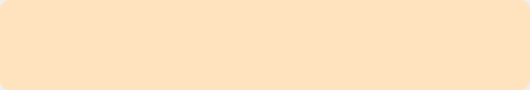
<?xml version="1.0" encoding="UTF-8"?>
<ui version="4.0">
 <class>Form</class>
 <widget class="QWidget" name="Form">
  <property name="geometry">
   <rect>
    <x>0</x>
    <y>0</y>
    <width>530</width>
    <height>90</height>
   </rect>
  </property>
  <property name="minimumSize">
   <size>
    <width>530</width>
    <height>0</height>
   </size>
  </property>
  <property name="maximumSize">
   <size>
    <width>530</width>
    <height>16777215</height>
   </size>
  </property>
  <property name="windowTitle">
   <string>Form</string>
  </property>
  <layout class="QHBoxLayout" name="horizontalLayout">
   <property name="spacing">
    <number>0</number>
   </property>
   <property name="leftMargin">
    <number>0</number>
   </property>
   <property name="topMargin">
    <number>0</number>
   </property>
   <property name="rightMargin">
    <number>0</number>
   </property>
   <property name="bottomMargin">
    <number>0</number>
   </property>
   <item>
    <widget class="QWidget" name="widget" native="true">
     <property name="minimumSize">
      <size>
       <width>530</width>
       <height>0</height>
      </size>
     </property>
     <property name="maximumSize">
      <size>
       <width>530</width>
       <height>16777215</height>
      </size>
     </property>
     <property name="styleSheet">
      <string notr="true">QWidget#widget{
	background-color:rgb(255, 227, 190);
	border-radius:10px;
}</string>
     </property>
     <layout class="QHBoxLayout" name="horizontalLayout_2" stretch="1,10,1">
      <property name="spacing">
       <number>0</number>
      </property>
      <property name="leftMargin">
       <number>0</number>
      </property>
      <property name="topMargin">
       <number>0</number>
      </property>
      <property name="rightMargin">
       <number>0</number>
      </property>
      <property name="bottomMargin">
       <number>0</number>
      </property>
      <item>
       <widget class="QWidget" name="widget_2" native="true">
        <layout class="QVBoxLayout" name="verticalLayout">
         <item>
          <widget class="QLabel" name="label">
           <property name="minimumSize">
            <size>
             <width>30</width>
             <height>30</height>
            </size>
           </property>
           <property name="maximumSize">
            <size>
             <width>30</width>
             <height>30</height>
            </size>
           </property>
           <property name="styleSheet">
            <string notr="true">border-image: url(:/icon/icon_notice_remind.png);</string>
           </property>
           <property name="text">
            <string/>
           </property>
          </widget>
         </item>
         <item>
          <spacer name="verticalSpacer">
           <property name="orientation">
            <enum>Qt::Vertical</enum>
           </property>
           <property name="sizeHint" stdset="0">
            <size>
             <width>20</width>
             <height>34</height>
            </size>
           </property>
          </spacer>
         </item>
        </layout>
       </widget>
      </item>
      <item>
       <widget class="QWidget" name="widget_3" native="true">
        <layout class="QVBoxLayout" name="verticalLayout_2">
         <item>
          <widget class="QLabel" name="l_title">
           <property name="minimumSize">
            <size>
             <width>0</width>
             <height>30</height>
            </size>
           </property>
           <property name="maximumSize">
            <size>
             <width>16777215</width>
             <height>30</height>
            </size>
           </property>
           <property name="styleSheet">
            <string notr="true">color:rgb(255, 154, 24);</string>
           </property>
           <property name="text">
            <string/>
           </property>
          </widget>
         </item>
         <item>
          <widget class="QLabel" name="l_content">
           <property name="styleSheet">
            <string notr="true">color:rgb(255, 154, 24,0.7);</string>
           </property>
           <property name="text">
            <string/>
           </property>
          </widget>
         </item>
        </layout>
       </widget>
      </item>
      <item>
       <widget class="QWidget" name="widget_4" native="true">
        <layout class="QVBoxLayout" name="verticalLayout_3">
         <item>
          <widget class="QPushButton" name="btn_close">
           <property name="minimumSize">
            <size>
             <width>32</width>
             <height>32</height>
            </size>
           </property>
           <property name="maximumSize">
            <size>
             <width>32</width>
             <height>32</height>
            </size>
           </property>
           <property name="styleSheet">
            <string notr="true">QPushButton#btn_close{
	border-image: url(:/icon/icon_notice_remind_close.png);
	color:rgba(255,255,255,200);
	border-radius:12px;
}
</string>
           </property>
           <property name="text">
            <string/>
           </property>
          </widget>
         </item>
         <item>
          <spacer name="verticalSpacer_2">
           <property name="orientation">
            <enum>Qt::Vertical</enum>
           </property>
           <property name="sizeHint" stdset="0">
            <size>
             <width>20</width>
             <height>32</height>
            </size>
           </property>
          </spacer>
         </item>
        </layout>
       </widget>
      </item>
     </layout>
    </widget>
   </item>
  </layout>
 </widget>
 <resources>
  <include location="../drawable/drawable.qrc"/>
 </resources>
 <connections/>
</ui>
